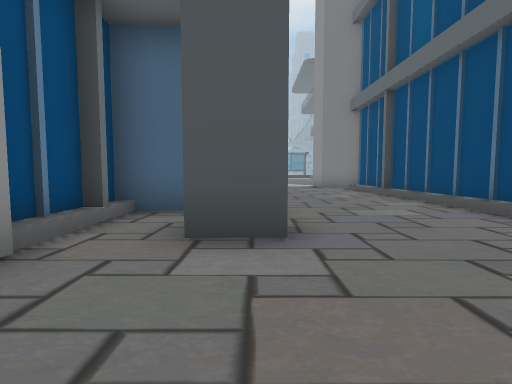
view 1 (above)

20 first-person views from a walk through a Unity game level. The camera is 1.3 m above the floor, tilts 4° down and sees 85° across. Doors are open. The floor is counted in squares, 2 m on a side. Each view is taken from the middle of a square. On the plan, view 1 faces up. The plan holds only what a view shows up to about 9 squares ahead; the rest is blank. The place goes on beyond the plan. Some surface patterns are stand-ins.

view 2
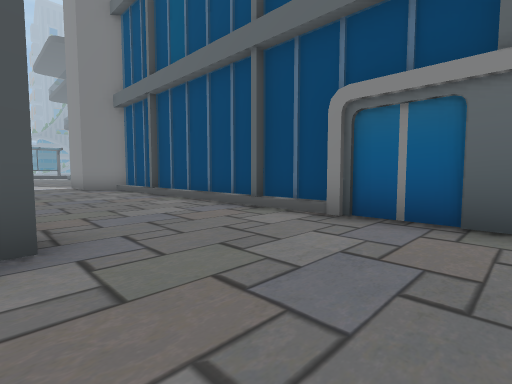

view 3
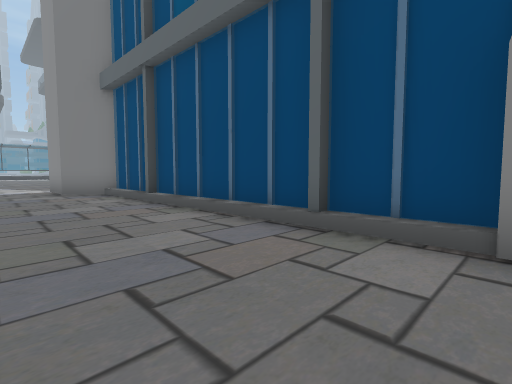

view 4
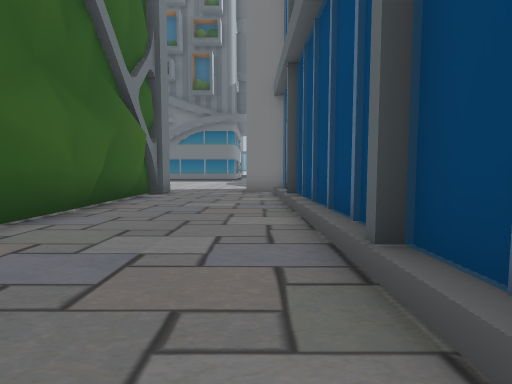

view 5
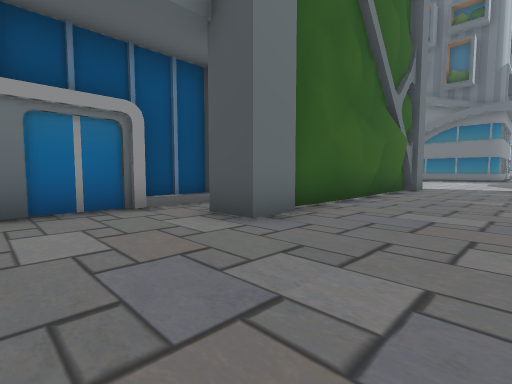

view 6
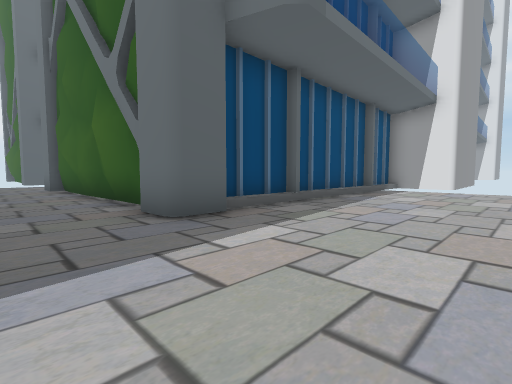

view 7
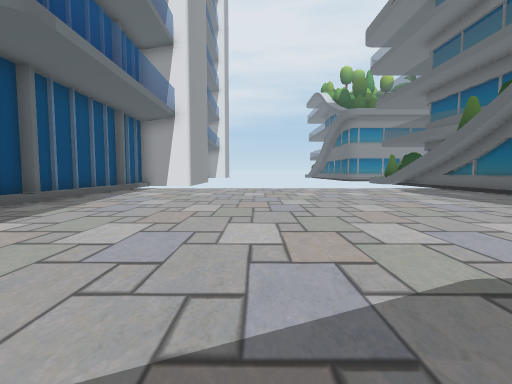

view 8
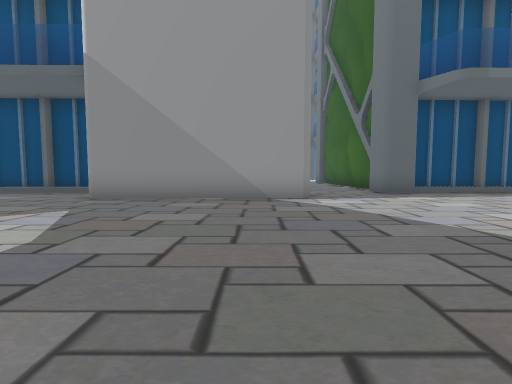

view 9
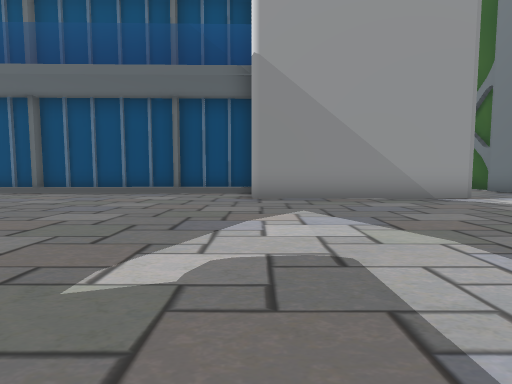

view 10
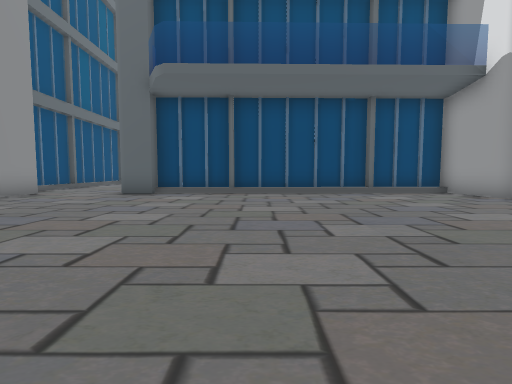

view 11
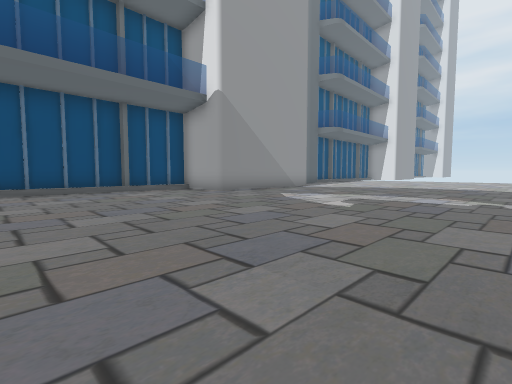

view 12
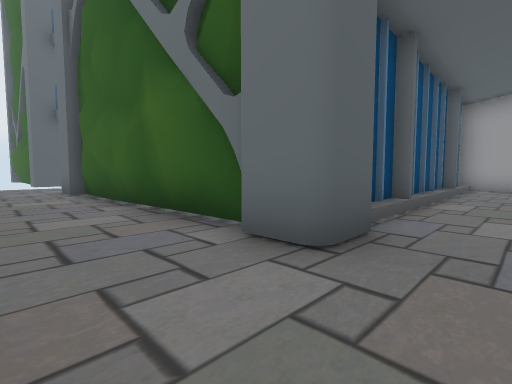

view 13
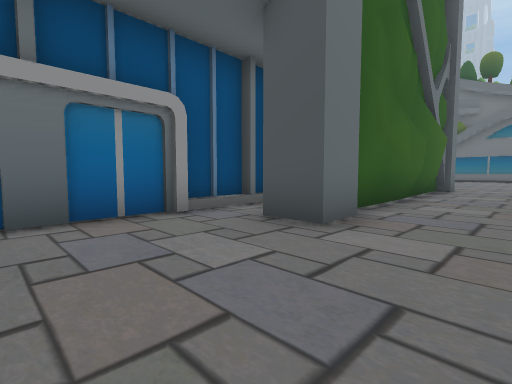

view 14
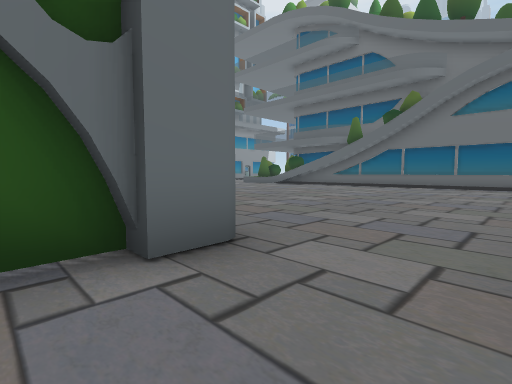

view 15
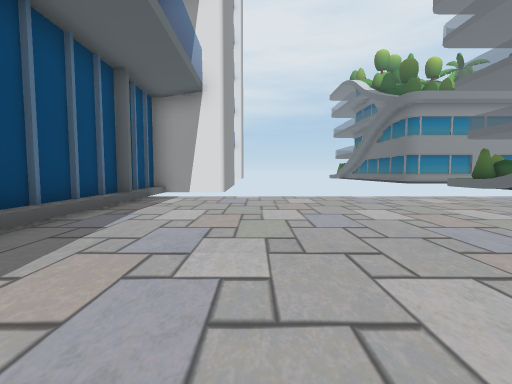

view 16
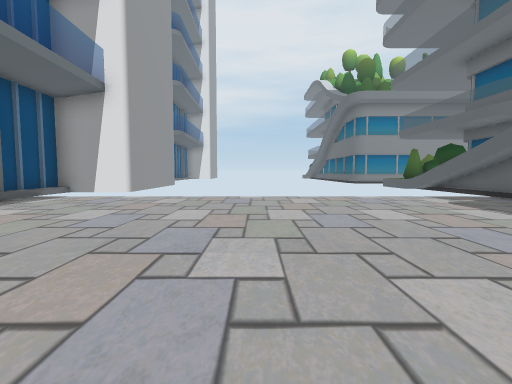

view 17
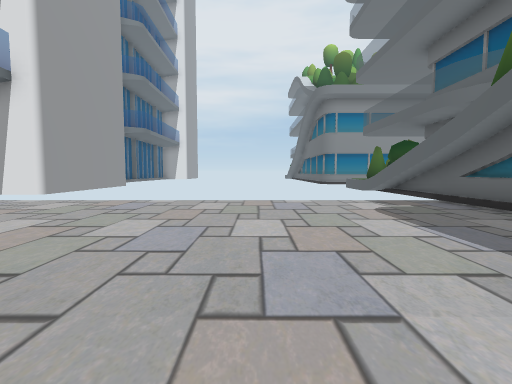

view 18
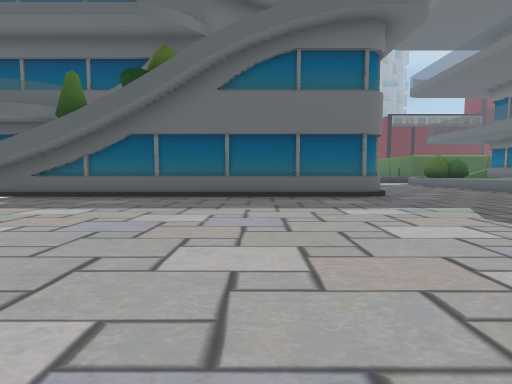

view 19
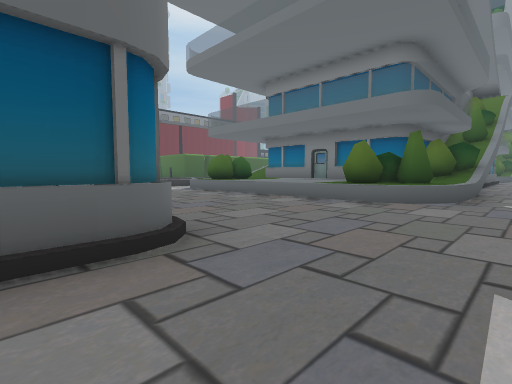

view 20
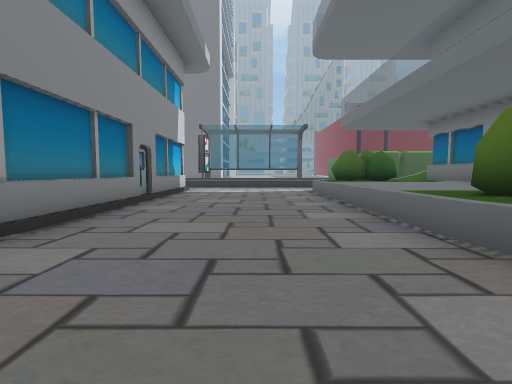

### Floor plan
Key: @ floor where view 1 was taken; # wall or solid block; x gap in a wall; . floor; / step, stairs or slope; = window, fence, low wall or low ledge; ^ raised ledge.
Columns run from 9 left of view 1 to 20 right of it. Each row starts with its distance up from view 1.
 30           #....^##^
 29           #....^^^^
 28           #....^^^^
 27           #....^^^^
 26           #....^^^
 25           #....^^
 24  ##########....^##
 23 ##/////////....^^^^#
 22  ...............^^^^#
 21  .......................   ..
 20  .......................   ..
 19  .............................
 18  .............................
 17  .............................
 16  .............................
 15  .............................
 14  .............................
 13 #...........######............
 12 #...........#    #........##..
 11 ##########..##   ###########..
 10          #...=             #..
  9          #...=             #..
  8          #...=             #..
  7          #...=             #..
  6          #...=             #..
  5        #x#...=             #..
  4        #.#...=             #..
  3        #.#...#           ###..
  2        #.....#           #....
  1        #.....#           #....
  0        #.@...#           #....

Positions as (right, up) in squares from view 1, and headings:
1: (0, 0), facing up
2: (0, 0), facing up-right
3: (1, 2), facing up-right
4: (3, 2), facing up
5: (3, 0), facing up-left
6: (2, 15), facing down-left
7: (3, 16), facing left
8: (4, 20), facing down
9: (8, 20), facing down
10: (14, 20), facing down
11: (14, 21), facing down-left
12: (20, 13), facing down-left
13: (20, 0), facing up-left
14: (20, 10), facing up-left
15: (-1, 14), facing left
16: (-1, 17), facing left
17: (-2, 19), facing left
18: (-2, 16), facing up
19: (0, 21), facing up-right
20: (4, 21), facing up
